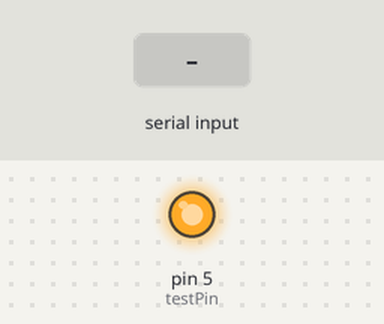
A sketch run on a simulated Arduino Uno, built with avr-gcc and run on an emulated ATmega328P. On the bench: output pins drawn as LEDs (lit = HIGH). The inputs (shaded band) are chosen by the test bench. What the sketch prints to the serial monitor is not drawn.

Above: at 1.2 s.
1.3 s: "90,45\n" received over the second serial link
At 2.1 s:
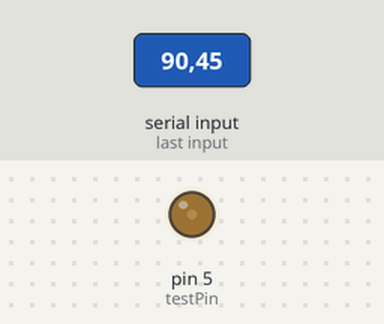
4.3 s: "30,150\n" received over the second serial link
At 4.6 s:
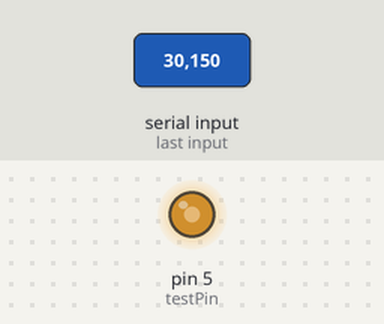
7.3 s: "90\n" received over the second serial link
At 8.1 s:
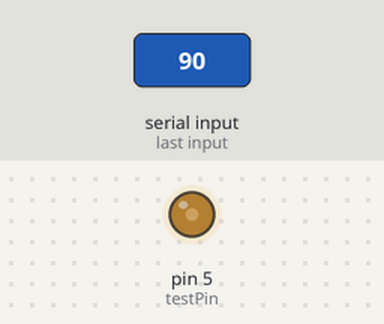
Timing chart, 0 to 10.3 s (numbered marks = the images above; inputs shaded):
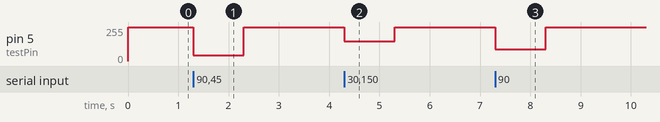

The sketch:

RECEIVER_TEST.ino
```cpp
#include <SoftwareSerial.h>

#define rxPin 8
#define txPin 9
#define testPin 5

int recvData = 0;

SoftwareSerial recvSerial = SoftwareSerial(rxPin, txPin);

void setup(){
 Serial.begin(9600);
 pinMode(rxPin, INPUT);
 pinMode(txPin, OUTPUT);

 recvSerial.begin(9600);

}

void loop(){
 if(recvSerial.available()){
   recvData = recvSerial.parseInt(); // Store transmitted data
 }
 analogWrite(testPin, recvData);
 if(recvData){
  recvData = 0; // If we receive data, we reset data
 }
 else{
   digitalWrite(testPin, HIGH); // if no data received, flash the the LED
   delay(100);
   digitalWrite(testPin, LOW);
 }
 Serial.println(recvData);
}
```

Measured:
- after the input at 1.3 s, pin 5 (testPin): 255/255 → 45/255 at once, → 255/255 1.0 s later
- after the input at 4.3 s, pin 5 (testPin): 255/255 → 150/255 at once, → 255/255 1.0 s later
- after the input at 7.3 s, pin 5 (testPin): 255/255 → 90/255 at once, → 255/255 1.0 s later
